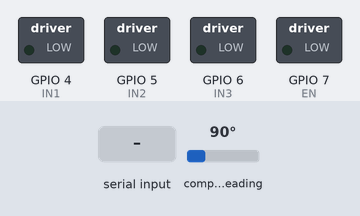
A sketch run on a simulated ESP32-S3. On the bench: switched loads named in the sketch (green lamp = pin HIGH). Wiring (inferred from the names in the program): AS5600 angle sensor at I2C address 0x36. Inputs (shaded band) come from the test bench; at power-on: compass heading 90°. What the sketch prints to the serial monitor is not drawn.

Above: at 0.0 s.
At 2.8 s:
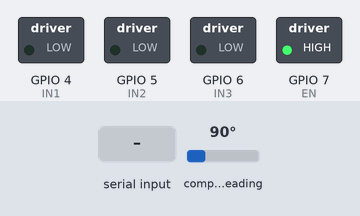
2.9 s: "s" received over Serial
At 4.9 s:
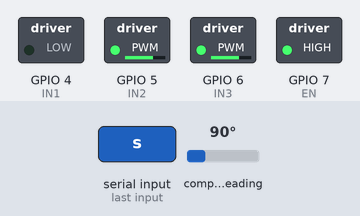
Timing chart, 0 to 9.3 s (numbered marks = the images above; inputs shaded):
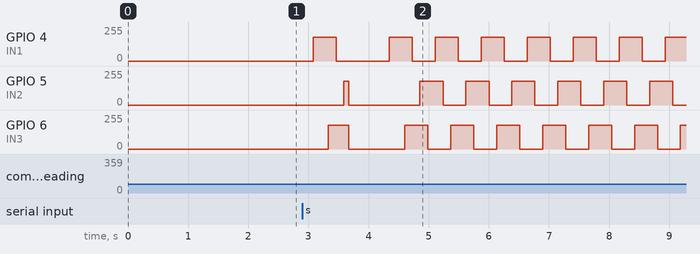

The sketch:

phase3_pole_pair_detect3.ino
```cpp
/*
 * Phase 3 — Pole Pair Detection (Raw Sinusoidal, No SimpleFOC)
 *
 * Uses the same sinusoidal commutation that worked in the spin test
 * plus AS5600 encoder to measure how far the shaft moves.
 *
 * Wiring:
 *   GPIO 4 → IN1, GPIO 5 → IN2, GPIO 6 → IN3
 *   GPIO 7 → EN
 *   AS5600: SDA=8, SCL=9
 *   12V on + pin
 *
 * Send 's' in Serial Monitor to start.
 * Don't touch the motor after pressing 's'.
 *
 * Author: Yogeshwaran
 */

#include <Wire.h>

// ── Pins ──
#define IN1  4
#define IN2  5
#define IN3  6
#define EN   7

#define PWM_FREQ  20000
#define PWM_RES   8

// AS5600
#define AS5600_SDA   8
#define AS5600_SCL   9
#define AS5600_ADDR  0x36

int pwmDuty = 180;  // ~8.5V

// ── AS5600 read angle (returns 0-4095) ──
uint16_t readAngle() {
  Wire.beginTransmission(AS5600_ADDR);
  Wire.write(0x0C);
  Wire.endTransmission(false);
  Wire.requestFrom(AS5600_ADDR, (uint8_t)2);
  uint8_t high = Wire.read();
  uint8_t low = Wire.read();
  return ((high & 0x0F) << 8) | low;
}

// ── Convert raw to degrees (handles wraparound) ──
float rawToDeg(uint16_t raw) {
  return (raw / 4096.0) * 360.0;
}

// ── Calculate angle delta with wraparound handling ──
float angleDelta(uint16_t current, uint16_t previous) {
  int16_t delta = (int16_t)current - (int16_t)previous;
  if (delta > 2048) delta -= 4096;
  if (delta < -2048) delta += 4096;
  return (delta / 4096.0) * 360.0;
}

// ── Sinusoidal commutation (same as raw spin test) ──
void sinDrive(float elecAngle) {
  float a = sin(elecAngle);
  float b = sin(elecAngle + 2.094);  // +120 deg
  float c = sin(elecAngle + 4.189);  // +240 deg

  int da = (int)((a + 1.0) * 0.5 * pwmDuty);
  int db = (int)((b + 1.0) * 0.5 * pwmDuty);
  int dc = (int)((c + 1.0) * 0.5 * pwmDuty);

  ledcWrite(IN1, da);
  ledcWrite(IN2, db);
  ledcWrite(IN3, dc);
}

void allOff() {
  ledcWrite(IN1, 0);
  ledcWrite(IN2, 0);
  ledcWrite(IN3, 0);
}

// ── Drive through N electrical revolutions, return mechanical degrees moved ──
float driveElecRevs(int numRevs, uint16_t &startRaw) {
  int stepsPerRev = 500;
  float totalMechDeg = 0;
  uint16_t prevRaw = startRaw;

  for (int rev = 0; rev < numRevs; rev++) {
    for (int i = 0; i <= stepsPerRev; i++) {
      float elecAngle = (rev * 2.0 * PI) + ((float)i / stepsPerRev * 2.0 * PI);
      sinDrive(elecAngle);
      delayMicroseconds(1500);
    }

    // Read encoder after each revolution
    uint16_t nowRaw = readAngle();
    float delta = angleDelta(nowRaw, prevRaw);
    totalMechDeg += delta;
    prevRaw = nowRaw;

    Serial.printf("  Elec rev %d: shaft at %.1f deg (moved %.1f deg this rev)\n",
      rev + 1, rawToDeg(nowRaw), delta);
  }

  startRaw = prevRaw;
  return totalMechDeg;
}

void setup() {
  Serial.begin(115200);
  delay(2000);

  Serial.println("=== Phase 3: Pole Pair Detection ===");
  Serial.println("Raw sinusoidal + AS5600 (no SimpleFOC)\n");

  // Init I2C for AS5600
  Wire.begin(AS5600_SDA, AS5600_SCL);
  Wire.setClock(400000);

  // Check AS5600
  Wire.beginTransmission(AS5600_ADDR);
  if (Wire.endTransmission() != 0) {
    Serial.println("ERROR: AS5600 not found at 0x36!");
    while (1) delay(1000);
  }
  Serial.println("AS5600 found at 0x36");
  Serial.printf("Current angle: %.1f deg\n\n", rawToDeg(readAngle()));

  // Init motor pins
  pinMode(EN, OUTPUT);
  digitalWrite(EN, HIGH);
  ledcAttach(IN1, PWM_FREQ, PWM_RES);
  ledcAttach(IN2, PWM_FREQ, PWM_RES);
  ledcAttach(IN3, PWM_FREQ, PWM_RES);
  allOff();

  Serial.println("Motor driver ready.");
  Serial.printf("PWM duty: %d/255 (~%.1fV)\n\n", pwmDuty, pwmDuty / 255.0 * 12.0);
  Serial.println("Send 's' to start. Don't touch the motor after!\n");

  // Wait for start
  while (true) {
    if (Serial.available()) {
      char cmd = Serial.read();
      if (cmd == 's' || cmd == 'S') break;
    }
    delay(10);
  }

  Serial.println("Starting pole pair detection...\n");

  // ═══════════════════════════════════════════
  //  TEST 1: Drive 1 electrical revolution
  // ═══════════════════════════════════════════
  Serial.println("── Test 1: 1 electrical revolution ──");
  uint16_t startRaw = readAngle();
  float mechDeg1 = driveElecRevs(1, startRaw);
  float pp1 = 360.0 / abs(mechDeg1);
  Serial.printf("  Shaft moved: %.1f mechanical degrees\n", mechDeg1);
  Serial.printf("  Estimated PP: %.1f\n\n", pp1);

  allOff();
  delay(500);

  // ═══════════════════════════════════════════
  //  TEST 2: Drive 7 electrical revolutions
  //  (If PP=7, this = exactly 1 full mech turn)
  // ═══════════════════════════════════════════
  Serial.println("── Test 2: 7 electrical revolutions ──");
  startRaw = readAngle();
  float mechDeg7 = driveElecRevs(7, startRaw);
  float pp7 = 7.0 * 360.0 / abs(mechDeg7);
  Serial.printf("  Shaft moved: %.1f mechanical degrees total\n", mechDeg7);
  Serial.printf("  Estimated PP: %.1f\n\n", pp7);

  allOff();

  // ═══════════════════════════════════════════
  //  RESULT
  // ═══════════════════════════════════════════
  float avgPP = (pp1 + pp7) / 2.0;
  int detectedPP = round(avgPP);

  Serial.println("════════════════════════════════════");
  Serial.printf("  Test 1 estimate: %.1f pole pairs\n", pp1);
  Serial.printf("  Test 2 estimate: %.1f pole pairs\n", pp7);
  Serial.printf("  Average:         %.1f\n", avgPP);
  Serial.println();
  Serial.printf("  DETECTED POLE PAIRS: %d\n", detectedPP);

  if (detectedPP == 7) {
    Serial.println("  CONFIRMED: 7 pole pairs!");
    Serial.println("  Matches 2204 gimbal motor (12N14P)");
  } else {
    Serial.printf("  UNEXPECTED! Expected 7, got %d\n", detectedPP);
    Serial.println("  Re-run test or check motor spec");
  }
  Serial.println("════════════════════════════════════");
  Serial.println("\nPhase 3 complete! Ready for Phase 4.");

  // Disable motor
  digitalWrite(EN, LOW);
}

void loop() {
  delay(1000);
}
```

Measured:
- after the input at 2.9 s, GPIO 4 (IN1): goes 178/255 0.38 s, 0/255 0.89 s, 6 × (178/255 0.38 s, 0/255 0.38 s), then 178/255, starting after 0.18 s; GPIO 5 (IN2): goes 178/255 0.09 s, 0/255 1.2 s, 5 × (178/255 0.38 s, 0/255 0.38 s), 178/255 0.38 s, then 0/255, starting after 0.69 s
